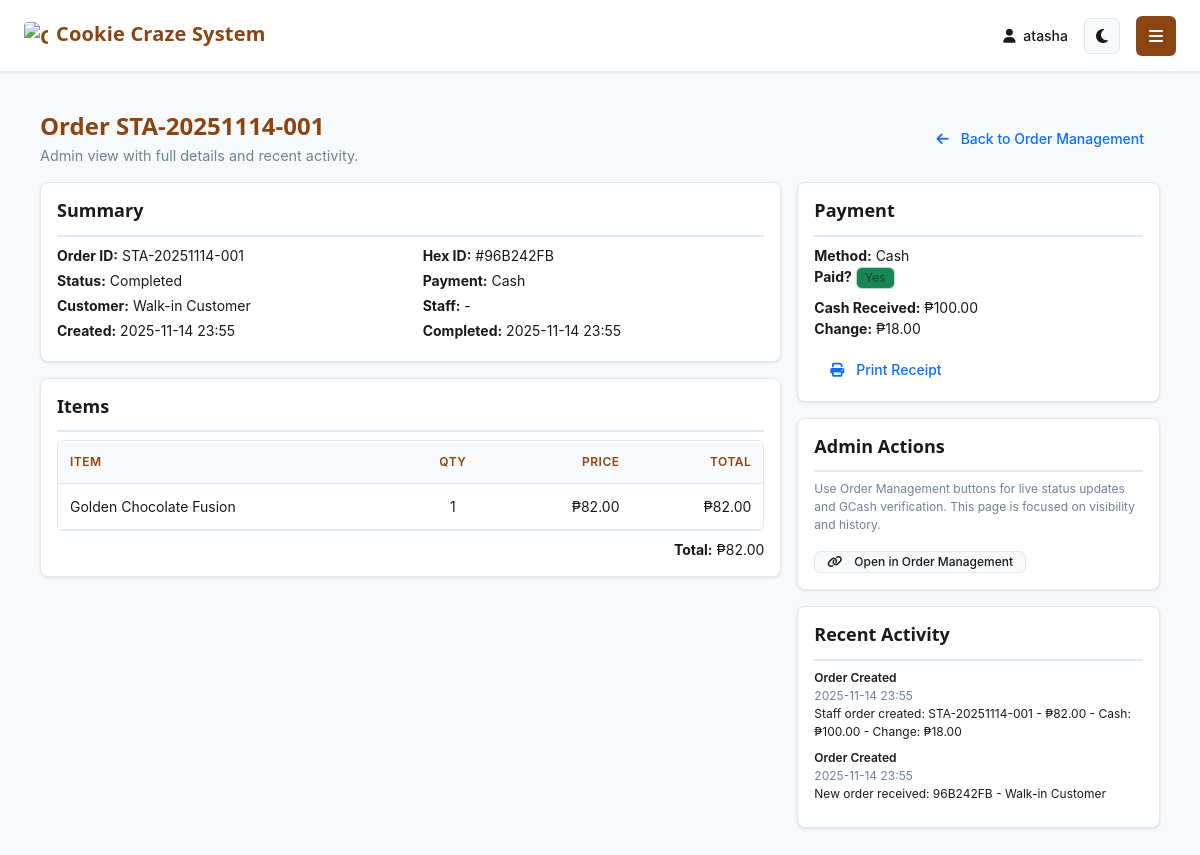
Page /app/admin/orders/19/ (signed in) on the committed database.
### cookie_app/models.py (models this page shows, shortened)
class Order(models.Model):
    ORDER_TYPES = [('kiosk', 'Kiosk Order'), ('staff', 'Staff Recorded')]
    PAYMENT_METHODS = [('cash', 'Cash'), ('gcash', 'GCash')]
    STATUS_CHOICES = [
        ('pending', 'Pending'),
        ('preparing', 'Preparing'),
        ('ready', 'Ready'),
        ('completed', 'Completed'),
        ('voided', 'Voided'),
        ('cancelled', 'Cancelled')
    ]
    order_id = models.CharField(max_length=20, unique=True, blank=True)
    customer = models.ForeignKey(Customer, on_delete=models.SET_NULL, null=True, blank=True, related_name='orders')
    customer_name = models.CharField(max_length=100, blank=True, null=True)
    customer_phone = models.CharField(max_length=20, blank=True, null=True)
    hex_id = models.CharField(max_length=8, unique=True, blank=True, editable=False)
    staff = models.ForeignKey(User, on_delete=models.SET_NULL, null=True, blank=True, related_name='recorded_orders')
    branch = models.ForeignKey(Branch, on_delete=models.SET_NULL, null=True, blank=True, related_name='orders')
    order_type = models.CharField(max_length=10, choices=ORDER_TYPES, default='kiosk')
    total_amount = models.DecimalField(max_digits=10, decimal_places=2, validators=[MinValueValidator(Decimal('0.01'))])
    payment_method = models.CharField(max_length=20, choices=PAYMENT_METHODS, default='gcash')
    status = models.CharField(max_length=20, choices=STATUS_CHOICES, default='pending')
    notes = models.TextField(blank=True, null=True)
    is_paid = models.BooleanField(default=False)
    created_at = models.DateTimeField(auto_now_add=True)
    updated_at = models.DateTimeField(auto_now=True)
    paid_at = models.DateTimeField(null=True, blank=True)
    completed_at = models.DateTimeField(null=True, blank=True)
    is_daily_report = models.BooleanField(default=False)
    report_date = models.DateField(null=True, blank=True)
    gcash_reference = models.CharField(max_length=64, null=True, blank=True)
    gcash_amount = models.DecimalField(max_digits=10, decimal_places=2, null=True, blank=True)
    gcash_verified_by = models.ForeignKey(User, null=True, blank=True, on_delete=models.SET_NULL, related_name='gcash_verified_orders')
    gcash_verified_at = models.DateTimeField(null=True, blank=True)
    gcash_screenshot = models.ImageField(upload_to='gcash_receipts/', null=True, blank=True)
    cash_received = models.DecimalField(
        max_digits=10,
        decimal_places=2,
        null=True,
        blank=True,
        validators=[MinValueValidator(Decimal('0.00'))],
        help_text="Amount of cash received from customer"
    )
    change = models.DecimalField(
        max_digits=10,
        decimal_places=2,
        null=True,
        blank=True,
        validators=[MinValueValidator(Decimal('0.00'))],
        help_text="Change returned to customer"
    )
    @property
    def display_id(self):
        return f"#{self.hex_id}" if self.hex_id else f"#{self.id}"
    class Meta:
        permissions = [
            ("void_any_order", "Can void any order"),
            ("view_all_orders", "Can view all orders"),
        ]

class OrderItem(models.Model):
    order = models.ForeignKey(Order, on_delete=models.CASCADE, related_name='items')
    cookie = models.ForeignKey(Cookie, on_delete=models.CASCADE)
    quantity = models.PositiveIntegerField(default=1, validators=[MinValueValidator(1)])
    price = models.DecimalField(max_digits=8, decimal_places=2, validators=[MinValueValidator(Decimal('0.01'))])
    @property
    def total_price(self):
        return self.quantity * self.price

class Cookie(models.Model):
    FLAVOR_CHOICES = [
        ('chocolate', 'Chocolate'), ('vanilla', 'Vanilla'), ('strawberry', 'Strawberry'),
        ('oatmeal', 'Oatmeal'), ('peanut_butter', 'Peanut Butter'), ('butter', 'Butter'),
        ('white_chocolate', 'White Chocolate'), ('almond', 'Almond'), ('pistachio', 'Pistachio'),
        ('caramel', 'Caramel'), ('mint_chocolate', 'Mint Chocolate'), ('cream_cheese', 'Cream Cheese'),
        ('spice', 'Spice'), ('ube', 'Ube'), ('matcha', 'Matcha'),
        ('chocolate_hazelnut', 'Chocolate Hazelnut'), ('chocolate_marshmallow', 'Chocolate Marshmallow'),
        ('almond_oat', 'Almond Oat'),
    ]
    category = models.ForeignKey(Category, on_delete=models.PROTECT, related_name='cookies')
    image = models.ImageField(upload_to='cookies/', null=True, blank=True)
    name = models.CharField(max_length=100)
    flavor = models.CharField(max_length=30, choices=FLAVOR_CHOICES)
    price = models.DecimalField(max_digits=6, decimal_places=2, validators=[MinValueValidator(Decimal('0.01'))])
    stock_quantity = models.IntegerField(default=0, validators=[MinValueValidator(0)])
    description = models.TextField(blank=True, null=True)
    expiration_date = models.DateField(blank=True, null=True)
    is_available = models.BooleanField(default=True)
    created_at = models.DateTimeField(auto_now_add=True)
    updated_at = models.DateTimeField(auto_now=True)

class ActivityLog(models.Model):
    ACTION_CHOICES = [
        ('login', 'User Login'), ('logout', 'User Logout'), ('user_registered', 'User Registered'),
        ('order_created', 'Order Created'), ('order_updated', 'Order Updated'), ('order_completed', 'Order Completed'),
        ('order_voided', 'Order Voided'), ('cookie_added', 'Cookie Added'), ('cookie_updated', 'Cookie Updated'),
        ('cookie_deleted', 'Cookie Deleted'), ('inventory_updated', 'Inventory Updated'), ('staff_approved', 'Staff Approved'),
        ('staff_rejected', 'Staff Rejected'), ('staff_updated', 'Staff Updated'), ('staff_deactivated', 'Staff Deactivated'),
        ('staff_activated', 'Staff Activated'), ('staff_deleted', 'Staff Deleted'), ('daily_report_submitted', 'Daily Report Submitted'),
    ]
    user = models.ForeignKey(User, on_delete=models.SET_NULL, null=True, blank=True)
    staff = models.ForeignKey(Staff, on_delete=models.SET_NULL, null=True, blank=True)
    action = models.CharField(max_length=50, choices=ACTION_CHOICES)
    description = models.TextField()
    timestamp = models.DateTimeField(auto_now_add=True)
    ip_address = models.GenericIPAddressField(null=True, blank=True)
    affected_model = models.CharField(max_length=50, blank=True, null=True)
    affected_id = models.IntegerField(null=True, blank=True)
    class Meta:
        ordering = ['-timestamp']

### cookie_app/views.py (the view)
    def _wrapped_view(request, *args, **kwargs):
        if not request.user.is_authenticated:
            return redirect('home')
        if not is_admin_or_staff(request.user):
            messages.error(request, 'Admin access required.')
            return redirect('dashboard')
        return view_func(request, *args, **kwargs)

### templates/admin/order_detail.html (shortened to what this page needs)
{% extends 'base.html' %}
{% load static %}
{% block content %}
<div class="content">
  <div class="unified-page-header">
    <div>
      <h1 class="unified-h1 mb-1">Order {{ order.order_id }}</h1>
      <p class="text-muted mb-0">Admin view with full details and recent activity.</p>
    </div>
    <div>
      <a href="{% url 'order_management' %}" class="unified-btn unified-btn-outline">
        <i class="fas fa-arrow-left me-1"></i> Back to Order Management
      </a>
    </div>
  </div>
  <div class="row g-3 mb-3">
    <div class="col-lg-8">
      <div class="unified-card unified-card-sm mb-3">
        <h2 class="unified-h2 mb-2">Summary</h2>
        <div class="row" style="font-size: var(--text-sm);">
          <div class="col-md-6 mb-1"><strong>Order ID:</strong> {{ order.order_id }}</div>
          <div class="col-md-6 mb-1"><strong>Hex ID:</strong> {{ order.display_id }}</div>
          <div class="col-md-6 mb-1"><strong>Status:</strong> {{ order.get_status_display }}</div>
          <div class="col-md-6 mb-1"><strong>Payment:</strong> {{ order.get_payment_method_display }}</div>
          <div class="col-md-6 mb-1"><strong>Customer:</strong> {{ order.customer_name|default:'Walk-in' }}</div>
          <div class="col-md-6 mb-1"><strong>Staff:</strong> {{ order.staff.username|default:'-' }}</div>
          <div class="col-md-6 mb-1"><strong>Created:</strong> {{ order.created_at|date:'Y-m-d H:i' }}</div>
          {% if order.completed_at %}<div class="col-md-6 mb-1"><strong>Completed:</strong> {{ order.completed_at|date:'Y-m-d H:i' }}</div>{% endif %}
        </div>
      </div>
      <div class="unified-card unified-card-sm mb-3">
        <h2 class="unified-h2 mb-2">Items</h2>
        <div class="unified-table-container">
          <table class="unified-table">
            <thead>
              <tr>
                <th>Item</th>
                <th class="text-center">Qty</th>
                <th class="text-end">Price</th>
                <th class="text-end">Total</th>
              </tr>
            </thead>
            <tbody>
              {% for item in order.items.all %}
              <tr>
                <td>{{ item.cookie.name }}</td>
                <td class="text-center">{{ item.quantity }}</td>
                <td class="text-end">₱{{ item.price|floatformat:2 }}</td>
                <td class="text-end">₱{{ item.total_price|floatformat:2 }}</td>
              </tr>
              {% empty %}
              <tr>
                <td colspan="4" class="text-center text-muted">No items.</td>
              </tr>
              {% endfor %}
            </tbody>
          </table>
        </div>
        <div class="d-flex justify-content-end mt-2" style="gap:.75rem; font-size: var(--text-sm);">
          <div><strong>Total:</strong> ₱{{ order.total_amount|floatformat:2 }}</div>
        </div>
      </div>
    </div>
    <div class="col-lg-4">
      <div class="unified-card unified-card-sm mb-3">
        <h2 class="unified-h2 mb-2">Payment</h2>
        <div style="font-size: var(--text-sm);">
          <div><strong>Method:</strong> {{ order.get_payment_method_display }}</div>
          <div><strong>Paid?</strong> {% if order.is_paid %}<span class="badge bg-success">Yes</span>{% else %}<span class="badge bg-warning text-dark">No</span>{% endif %}</div>
          {% if order.payment_method == 'cash' %}
            <div class="mt-2"><strong>Cash Received:</strong> {% if order.cash_received %}₱{{ order.cash_received|floatformat:2 }}{% else %}-{% endif %}</div>
            <div><strong>Change:</strong> {% if order.change %}₱{{ order.change|floatformat:2 }}{% else %}-{% endif %}</div>
          {% endif %}
        </div>
        <div class="mt-3 d-flex flex-wrap gap-2">
          <a href="{% url 'staff_order_receipt' order.id %}" class="unified-btn unified-btn-outline" target="_blank">
            <i class="fas fa-print me-1"></i> Print Receipt
          </a>
        </div>
      </div>
      <div class="unified-card unified-card-sm mb-3">
        <h2 class="unified-h2 mb-2">Admin Actions</h2>
        <p class="text-muted" style="font-size: var(--text-xs);">Use Order Management buttons for live status updates and GCash verification. This page is focused on visibility and history.</p>
        <a href="{% url 'order_management' %}?search={{ order.order_id }}" class="unified-btn unified-btn-secondary unified-btn-sm">
          <i class="fas fa-link me-1"></i> Open in Order Management
        </a>
      </div>
      <div class="unified-card unified-card-sm">
        <h2 class="unified-h2 mb-2">Recent Activity</h2>
        <div class="unified-scrollable" style="max-height: 260px;">
          {% if activity_logs %}
            <ul class="list-unstyled mb-0" style="font-size: var(--text-xs);">
              {% for log in activity_logs %}
              <li class="mb-2">
                <div class="fw-semibold">{{ log.get_action_display }}</div>
                <div class="text-muted">{{ log.timestamp|date:'Y-m-d H:i' }}{% if log.user %} · {{ log.user.username }}{% endif %}</div>
                <div>{{ log.description }}</div>
              </li>
              {% endfor %}
            </ul>
          {% else %}
            <div class="text-muted">No activity logs for this order yet.</div>
          {% endif %}
        </div>
      </div>
    </div>
  </div>
</div>
{% endblock %}

### templates/base.html (shortened to what this page needs)
<!DOCTYPE html>
<html lang="en">
<head>
    {% load static %}
    <link href="https://cdn.jsdelivr.net/npm/bootstrap@5.3.2/dist/css/bootstrap.min.css" rel="stylesheet">
    <link rel="stylesheet" href="https://cdnjs.cloudflare.com/ajax/libs/font-awesome/6.4.0/css/all.min.css">
    <link rel="stylesheet" href="{% static 'css/style.css' %}">
</head>
<body data-theme="light" {% if user.is_authenticated %}class="authenticated"{% endif %}>
    {% if user.is_authenticated %}
    <div class="main-content" id="main-content">
        <header class="header">
            <div class="header-title">
                {% if request.path == '/app/admin-dashboard/' %}
                    Admin Dashboard
                {% elif request.path == '/app/staff-dashboard/' %}
                    Staff Dashboard
                {% elif 'inventory' in request.path %}
                    <span class="brand-title">
                        <img src="{% static 'images/cookie-craze-logo.png' %}" alt="Cookie Craze" class="brand-logo">
                        <span>Cookie Craze System</span>
                    </span>
                {% elif 'sale' in request.path and 'daily-sales' not in request.path %}
                    <span class="brand-title">
                        <img src="{% static 'images/cookie-craze-logo.png' %}" alt="Cookie Craze" class="brand-logo">
                        <span>Cookie Craze System</span>
                    </span>
                {% elif 'daily-sales' in request.path %}
                    <span class="brand-title">
                        <img src="{% static 'images/cookie-craze-logo.png' %}" alt="Cookie Craze" class="brand-logo">
                        <span>Cookie Craze System</span>
                    </span>
                {% elif 'staff-management' in request.path %}
                    Staff Management
                {% elif 'admin-sales-monitoring' in request.path %}
                    Sales Monitoring
                {% elif 'staff-sales-history' in request.path %}
                    My Sales History
                {% elif 'report' in request.path %}
                    Reports & Analytics
                {% else %}
                    <span class="brand-title">
                        <img src="{% static 'images/cookie-craze-logo.png' %}" alt="Cookie Craze" class="brand-logo">
                        <span>Cookie Craze System</span>
                    </span>
                {% endif %}
            </div>
            <div class="header-right">
                <div class="user-info">
                    <span>
                        {% if user.is_superuser or user.staff.role == 'admin' %}
                            <i class="fas fa-crown text-warning me-1"></i>
                        {% else %}
                            <i class="fas fa-user me-1"></i>
                        {% endif %}
                        {{ user.username }}
                    </span>
                    <button class="theme-toggle" id="themeToggle" title="Toggle dark mode">
                    </button>
                </div>
                <button class="sidebar-toggle" id="sidebarToggle" title="Toggle sidebar">
                    <i class="fas fa-bars"></i>
                </button>
            </div>
        </header>
        <div class="content">
            {% block content %}
            {% endblock %}
        </div>
    </div>
    {% endif %}
</body>
</html>

### rows in the picture
Order: order_id "STA-20251114-001", display_id "#96B242FB", status "Completed", payment_method "Cash", customer_name "Walk-in Customer", staff.username "-", created_at "2025-11-14 23:55", completed_at "2025-11-14 23:55", total_amount "82.00", cash_received "100.00", change "18.00"
OrderItem: cookie.name "Golden Chocolate Fusion", quantity "1", price "82.00", total_price "82.00"
ActivityLog: action "Order Created", timestamp "2025-11-14 23:55", description "Staff order created: STA-20251114-001 - ₱82.00 - Cash: ₱100.00 - Change: ₱18.00"
ActivityLog: action "Order Created", timestamp "2025-11-14 23:55", description "New order received: 96B242FB - Walk-in Customer"

### other values in the picture
{{ user.username }} "atasha"
